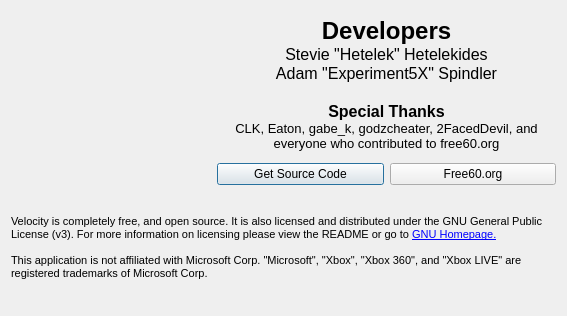
<?xml version="1.0" encoding="UTF-8"?>
<ui version="4.0">
 <class>About</class>
 <widget class="QDialog" name="About">
  <property name="geometry">
   <rect>
    <x>0</x>
    <y>0</y>
    <width>567</width>
    <height>316</height>
   </rect>
  </property>
  <property name="windowTitle">
   <string>About</string>
  </property>
  <layout class="QGridLayout" name="gridLayout_2">
   <item row="0" column="0">
    <layout class="QGridLayout" name="gridLayout">
     <item row="0" column="0" rowspan="2">
      <widget class="QLabel" name="label">
       <property name="minimumSize">
        <size>
         <width>200</width>
         <height>174</height>
        </size>
       </property>
       <property name="maximumSize">
        <size>
         <width>200</width>
         <height>174</height>
        </size>
       </property>
       <property name="text">
        <string/>
       </property>
       <property name="pixmap">
        <pixmap resource="Resources.qrc">:/Images/Leaner.png</pixmap>
       </property>
       <property name="scaledContents">
        <bool>true</bool>
       </property>
      </widget>
     </item>
     <item row="0" column="1" colspan="2">
      <widget class="QLabel" name="label_2">
       <property name="text">
        <string>&lt;!DOCTYPE HTML PUBLIC &quot;-//W3C//DTD HTML 4.0//EN&quot; &quot;http://www.w3.org/TR/REC-html40/strict.dtd&quot;&gt;
&lt;html&gt;&lt;head&gt;&lt;meta name=&quot;qrichtext&quot; content=&quot;1&quot; /&gt;&lt;style type=&quot;text/css&quot;&gt;
p, li { white-space: pre-wrap; }
&lt;/style&gt;&lt;/head&gt;&lt;body style=&quot; font-family:'MS Shell Dlg 2'; font-size:8.25pt; font-weight:400; font-style:normal;&quot;&gt;
&lt;p align=&quot;center&quot; style=&quot; margin-top:0px; margin-bottom:0px; margin-left:0px; margin-right:0px; -qt-block-indent:0; text-indent:0px;&quot;&gt;&lt;span style=&quot; font-size:18pt; font-weight:600;&quot;&gt;Developers&lt;/span&gt;&lt;/p&gt;
&lt;p align=&quot;center&quot; style=&quot; margin-top:0px; margin-bottom:0px; margin-left:0px; margin-right:0px; -qt-block-indent:0; text-indent:0px;&quot;&gt;&lt;span style=&quot; font-size:12pt;&quot;&gt;Stevie &amp;quot;Hetelek&amp;quot; Hetelekides&lt;/span&gt;&lt;/p&gt;
&lt;p align=&quot;center&quot; style=&quot; margin-top:0px; margin-bottom:0px; margin-left:0px; margin-right:0px; -qt-block-indent:0; text-indent:0px;&quot;&gt;&lt;span style=&quot; font-size:12pt;&quot;&gt;Adam &amp;quot;Experiment5X&amp;quot; Spindler&lt;/span&gt;&lt;/p&gt;
&lt;p align=&quot;center&quot; style=&quot;-qt-paragraph-type:empty; margin-top:0px; margin-bottom:0px; margin-left:0px; margin-right:0px; -qt-block-indent:0; text-indent:0px; font-size:12pt;&quot;&gt;&lt;/p&gt;
&lt;p align=&quot;center&quot; style=&quot; margin-top:0px; margin-bottom:0px; margin-left:0px; margin-right:0px; -qt-block-indent:0; text-indent:0px;&quot;&gt;&lt;span style=&quot; font-size:12pt; font-weight:600;&quot;&gt;Special Thanks&lt;/span&gt;&lt;/p&gt;
&lt;p align=&quot;center&quot; style=&quot; margin-top:0px; margin-bottom:0px; margin-left:0px; margin-right:0px; -qt-block-indent:0; text-indent:0px;&quot;&gt;&lt;span style=&quot; font-size:10pt;&quot;&gt;CLK, Eaton, gabe_k, godzcheater, 2FacedDevil, and everyone who contributed to free60.org&lt;/span&gt;&lt;/p&gt;&lt;/body&gt;&lt;/html&gt;</string>
       </property>
       <property name="wordWrap">
        <bool>true</bool>
       </property>
      </widget>
     </item>
     <item row="1" column="1">
      <widget class="QPushButton" name="pushButton_2">
       <property name="text">
        <string>Get Source Code</string>
       </property>
       <property name="icon">
        <iconset resource="Resources.qrc">
         <normaloff>:/Images/Github16.png</normaloff>:/Images/Github16.png</iconset>
       </property>
      </widget>
     </item>
     <item row="1" column="2">
      <widget class="QPushButton" name="pushButton">
       <property name="text">
        <string>Free60.org</string>
       </property>
       <property name="icon">
        <iconset resource="Resources.qrc">
         <normaloff>:/Images/free60.png</normaloff>:/Images/free60.png</iconset>
       </property>
      </widget>
     </item>
     <item row="2" column="0" colspan="3">
      <widget class="QLabel" name="label_3">
       <property name="text">
        <string>&lt;!DOCTYPE HTML PUBLIC &quot;-//W3C//DTD HTML 4.0//EN&quot; &quot;http://www.w3.org/TR/REC-html40/strict.dtd&quot;&gt;
&lt;html&gt;&lt;head&gt;&lt;meta name=&quot;qrichtext&quot; content=&quot;1&quot; /&gt;&lt;style type=&quot;text/css&quot;&gt;
p, li { white-space: pre-wrap; }
&lt;/style&gt;&lt;/head&gt;&lt;body style=&quot; font-family:'MS Shell Dlg 2'; font-size:8.25pt; font-weight:400; font-style:normal;&quot;&gt;
&lt;p style=&quot; margin-top:0px; margin-bottom:0px; margin-left:0px; margin-right:0px; -qt-block-indent:0; text-indent:0px;&quot;&gt;&lt;span style=&quot; font-size:8pt;&quot;&gt;Velocity is completely free, and open source. It is also licensed and distributed under the GNU General Public License (v3). For more information on licensing please view the README or go to &lt;/span&gt;&lt;a href=&quot;http://www.gnu.org/licenses/&quot;&gt;&lt;span style=&quot; font-size:8pt; text-decoration: underline; color:#0000ff;&quot;&gt;GNU Homepage.&lt;/span&gt;&lt;/a&gt;&lt;/p&gt;
&lt;p style=&quot;-qt-paragraph-type:empty; margin-top:0px; margin-bottom:0px; margin-left:0px; margin-right:0px; -qt-block-indent:0; text-indent:0px; font-size:8pt; text-decoration: underline; color:#0000ff;&quot;&gt;&lt;/p&gt;
&lt;p style=&quot; margin-top:0px; margin-bottom:0px; margin-left:0px; margin-right:0px; -qt-block-indent:0; text-indent:0px;&quot;&gt;&lt;span style=&quot; font-size:8pt;&quot;&gt;This application is not affiliated with Microsoft Corp. &amp;quot;Microsoft&amp;quot;, &amp;quot;Xbox&amp;quot;, &amp;quot;Xbox 360&amp;quot;, and &amp;quot;Xbox LIVE&amp;quot; are registered trademarks of Microsoft Corp.&lt;/span&gt;&lt;/p&gt;&lt;/body&gt;&lt;/html&gt;</string>
       </property>
       <property name="wordWrap">
        <bool>true</bool>
       </property>
      </widget>
     </item>
    </layout>
   </item>
  </layout>
 </widget>
 <resources>
  <include location="Resources.qrc"/>
 </resources>
 <connections/>
</ui>
